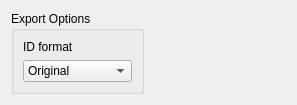
<?xml version="1.0" encoding="UTF-8"?>
<ui version="4.0">
 <class>ExportSettings</class>
 <widget class="QDialog" name="ExportSettings">
  <property name="geometry">
   <rect>
    <x>0</x>
    <y>0</y>
    <width>297</width>
    <height>101</height>
   </rect>
  </property>
  <property name="windowTitle">
   <string>Export Settings</string>
  </property>
  <layout class="QFormLayout" name="formLayout">
   <item row="0" column="0">
    <widget class="QGroupBox" name="groupBox">
     <property name="title">
      <string>Export Options</string>
     </property>
     <layout class="QFormLayout" name="formLayout_2">
      <item row="0" column="0">
       <layout class="QVBoxLayout" name="verticalLayout">
        <item>
         <widget class="QLabel" name="label_2">
          <property name="text">
           <string>ID format</string>
          </property>
         </widget>
        </item>
        <item>
         <widget class="QComboBox" name="exportIDOptions">
          <item>
           <property name="text">
            <string>Original</string>
           </property>
          </item>
          <item>
           <property name="text">
            <string>Numerical</string>
           </property>
          </item>
          <item>
           <property name="text">
            <string>Name_Tile_ID</string>
           </property>
          </item>
         </widget>
        </item>
       </layout>
      </item>
     </layout>
    </widget>
   </item>
  </layout>
 </widget>
 <resources/>
 <connections/>
</ui>
